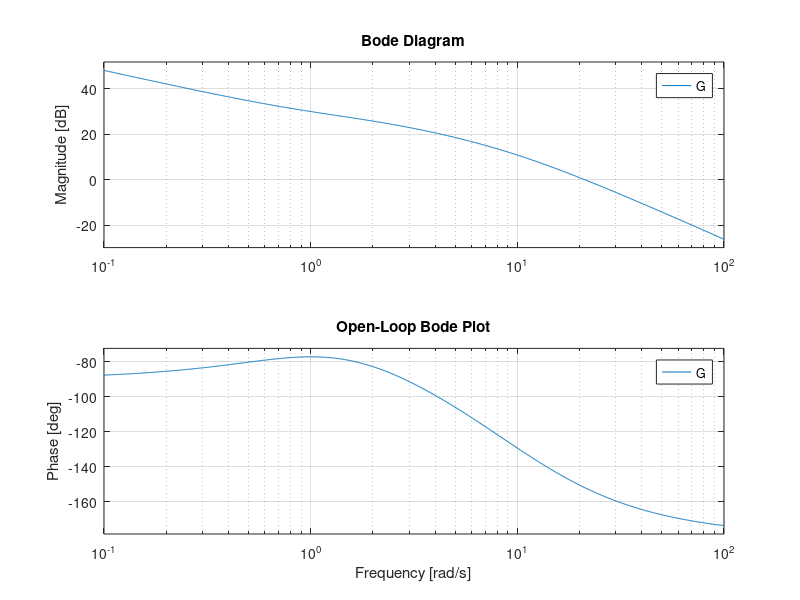
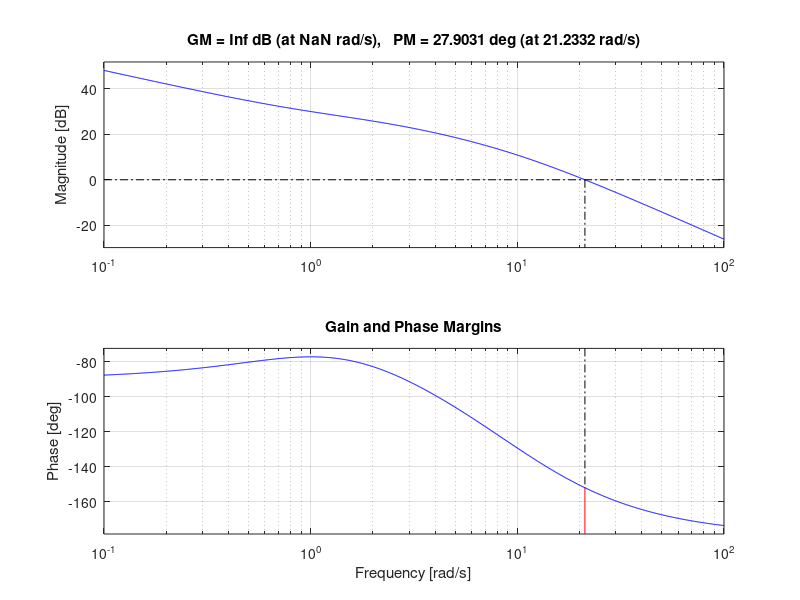
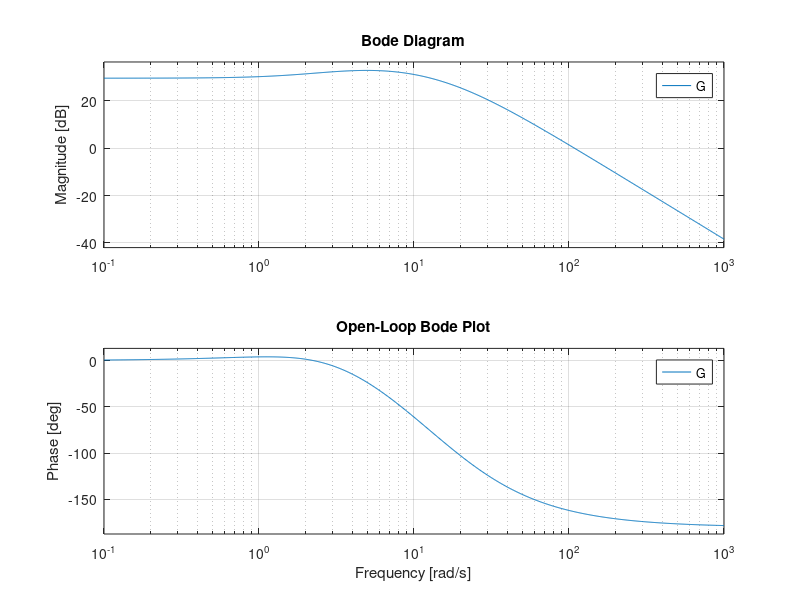
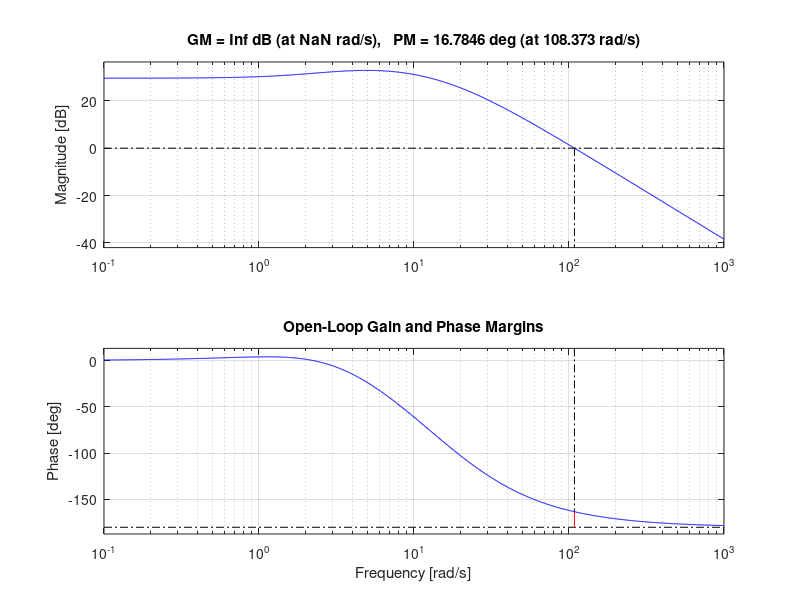

Recreate these plots in MATLAB, in order. (Note: this script raises an error after producing the figures.)
clc; clear; close all;

s = tf('s');
G = 500*(s+1)/(s*(s+10)*(s+2));

figure;
bode(G);
grid on;
title('Open-Loop Bode Plot');

figure;
margin(G);
grid on;
title('Gain and Phase Margins');
%% question 4
clc; clear; close all;

s = tf('s');
K = 12000;
G = (K*(s+2))/((s+4)*(s+20)*(s+10));

figure;
bode(G);
grid on;
title('Open-Loop Bode Plot');

figure;
margin(G);
grid on;
title('Open-Loop Gain and Phase Margins');
%% estimating damping ratio
clc; clear; close all;

s = tf('s');

K = 12000;   % since Kv = 10
G = (K*(s+2))/((s+4)*(s+20)*(s+10));

figure;
margin(G);
grid on;
title('Open-Loop Bode Plot with Margins');

[GM, PM, Wcg, Wcp] = margin(G);

fprintf('Gain margin = %.4f (%.4f dB)\n', GM, 20*log10(GM));
fprintf('Phase margin = %.4f deg\n', PM);
fprintf('Gain crossover frequency = %.4f rad/s\n', Wcg);
fprintf('Phase crossover frequency = %.4f rad/s\n', Wcp);

% Estimate damping ratio from phase margin
zeta_est = PM / 100;   % quick classroom approximation

fprintf('Estimated damping ratio = %.4f\n', zeta_est);
%% %OS for uncomensated system
clc; clear; close all;

s = tf('s');
K = 1;   % replace with the gain for your uncompensated system

G = K*(s+2)/((s+4)*(s+20)*(s+10));

T = feedback(G,1);   % unity-feedback closed-loop system

figure;
step(T);
grid on;
title('Closed-Loop Step Response');

info = stepinfo(T);

fprintf('Percent Overshoot = %.2f %%\n', info.Overshoot);
fprintf('Peak Time = %.4f s\n', info.PeakTime);
fprintf('Settling Time = %.4f s\n', info.SettlingTime);
